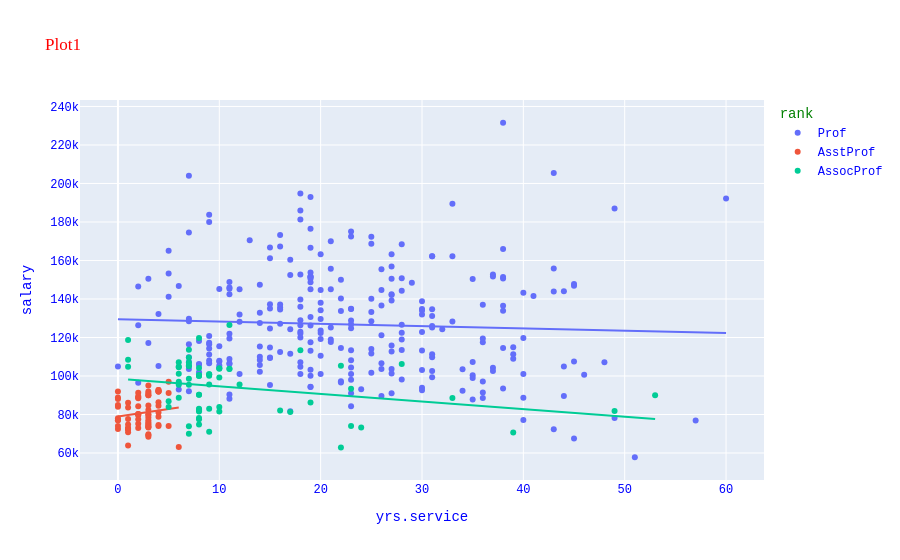

The notebook cell saved with this chart:
### Code cell
px.scatter(
    data, x='yrs.service', y='salary', facet_col="rank", color='discipline',trendline='ols',title='Plot1')
fig.update_layout(
    font_family="Courier New",
    font_color="blue",
    title_font_family="Times New Roman",
    title_font_color="red",
    legend_title_font_color="green"
)

### Figure 1 — Plotly figure (JSON) as saved in the notebook; plotly's stock layout.template omitted (floating-point values rounded to 4 significant figures; data arrays with more than 128 entries replaced by an {"elided": "..."} marker saying what was removed)
{"data": [{"hovertemplate": "rank=Prof<br>yrs.service=%{x}<br>salary=%{y}<extra></extra>", "legendgroup": "Prof", "marker": {"color": "#636efa", "symbol": "circle"}, "mode": "markers", "name": "Prof", "orientation": "v", "showlegend": true, "type": "scatter", "x": {"elided": "266 int values"}, "xaxis": "x", "y": {"elided": "266 int values"}, "yaxis": "y"}, {"hovertemplate": "<b>OLS trendline</b><br>salary = -119.318 * yrs.service + 129494<br>R<sup>2</sup>=0.002489<br><br>rank=Prof<br>yrs.service=%{x}<br>salary=%{y} <b>(trend)</b><extra></extra>", "legendgroup": "Prof", "marker": {"color": "#636efa", "symbol": "circle"}, "mode": "lines", "name": "Prof", "showlegend": false, "type": "scatter", "x": {"elided": "266 int values"}, "xaxis": "x", "y": {"elided": "266 float values"}, "yaxis": "y"}, {"hovertemplate": "rank=AsstProf<br>yrs.service=%{x}<br>salary=%{y}<extra></extra>", "legendgroup": "AsstProf", "marker": {"color": "#EF553B", "symbol": "circle"}, "mode": "markers", "name": "AsstProf", "orientation": "v", "showlegend": true, "type": "scatter", "x": [3, 2, 1, 0, 3, 0, 2, 2, 2, 0, 4, 1, 3, 3, 2, 3, 3, 1, 2, 2, 2, 5, 0, 1, 1, 3, 0, 2, 1, 3, 4, 3, 4, 0, 0, 2, 3, 0, 5, 3, 4, 4, 4, 2, 3, 1, 3, 6, 3, 2, 3, 1, 4, 3, 0, 5, 4, 0, 3, 4, 3, 1, 4, 1, 3, 3, 4], "xaxis": "x", "y": [79750, 79800, 77700, 78000, 82379, 77000, 79916, 80225, 80225, 77000, 86373, 70768, 74692, 75044, 75243, 68404, 73266, 86100, 84240, 88825, 88400, 97032, 84000, 72500, 72500, 73500, 72500, 73000, 72500, 89942, 92000, 95079, 92000, 92000, 88000, 89516, 89942, 88795, 91227, 92000, 92700, 92000, 92700, 91300, 91000, 63900, 69700, 63100, 69200, 77500, 73800, 73000, 74000, 78500, 85000, 74000, 74500, 74000, 84716, 84500, 80139, 83600, 78785, 74856, 77081, 75996, 81035], "yaxis": "y"}, {"hovertemplate": "<b>OLS trendline</b><br>salary = 779.292 * yrs.service + 78926.6<br>R<sup>2</sup>=0.020336<br><br>rank=AsstProf<br>yrs.service=%{x}<br>salary=%{y} <b>(trend)</b><extra></extra>", "legendgroup": "AsstProf", "marker": {"color": "#EF553B", "symbol": "circle"}, "mode": "lines", "name": "AsstProf", "showlegend": false, "type": "scatter", "x": [0, 0, 0, 0, 0, 0, 0, 0, 0, 0, 1, 1, 1, 1, 1, 1, 1, 1, 1, 1, 2, 2, 2, 2, 2, 2, 2, 2, 2, 2, 2, 2, 3, 3, 3, 3, 3, 3, 3, 3, 3, 3, 3, 3, 3, 3, 3, 3, 3, 3, 3, 3, 4, 4, 4, 4, 4, 4, 4, 4, 4, 4, 4, 5, 5, 5, 6], "xaxis": "x", "y": [78930.0, 78930.0, 78930.0, 78930.0, 78930.0, 78930.0, 78930.0, 78930.0, 78930.0, 78930.0, 79710.0, 79710.0, 79710.0, 79710.0, 79710.0, 79710.0, 79710.0, 79710.0, 79710.0, 79710.0, 80490.0, 80490.0, 80490.0, 80490.0, 80490.0, 80490.0, 80490.0, 80490.0, 80490.0, 80490.0, 80490.0, 80490.0, 81260.0, 81260.0, 81260.0, 81260.0, 81260.0, 81260.0, 81260.0, 81260.0, 81260.0, 81260.0, 81260.0, 81260.0, 81260.0, 81260.0, 81260.0, 81260.0, 81260.0, 81260.0, 81260.0, 81260.0, 82040.0, 82040.0, 82040.0, 82040.0, 82040.0, 82040.0, 82040.0, 82040.0, 82040.0, 82040.0, 82040.0, 82820.0, 82820.0, 82820.0, 83600.0], "yaxis": "y"}, {"hovertemplate": "rank=AssocProf<br>yrs.service=%{x}<br>salary=%{y}<extra></extra>", "legendgroup": "AssocProf", "marker": {"color": "#00cc96", "symbol": "circle"}, "mode": "markers", "name": "AssocProf", "orientation": "v", "showlegend": true, "type": "scatter", "x": [6, 8, 8, 9, 23, 11, 5, 8, 9, 8, 11, 8, 7, 7, 7, 12, 10, 8, 8, 8, 16, 22, 9, 8, 7, 8, 10, 10, 18, 6, 7, 6, 6, 7, 9, 8, 10, 28, 19, 53, 7, 1, 22, 7, 6, 7, 24, 8, 23, 33, 6, 49, 1, 39, 9, 9, 11, 10, 6, 17, 1, 8, 8, 5], "xaxis": "x", "y": [97000, 119800, 74830, 100938, 93418, 103760, 83900, 90215, 100135, 90304, 103613, 100522, 107008, 105128, 105631, 95611, 83850, 82099, 82600, 81500, 82100, 62884, 83001, 77500, 73877, 100102, 81500, 103994, 113341, 95408, 98510, 101210, 105000, 95436, 100944, 100000, 103750, 106300, 86250, 90000, 113600, 118700, 105350, 109650, 107150, 70000, 73300, 83000, 74000, 88600, 88650, 81800, 104800, 70700, 71065, 95642, 126431, 99247, 104542, 81285, 108413, 78182, 104121, 86895], "yaxis": "y"}, {"hovertemplate": "<b>OLS trendline</b><br>salary = -394.694 * yrs.service + 98594.3<br>R<sup>2</sup>=0.083067<br><br>rank=AssocProf<br>yrs.service=%{x}<br>salary=%{y} <b>(trend)</b><extra></extra>", "legendgroup": "AssocProf", "marker": {"color": "#00cc96", "symbol": "circle"}, "mode": "lines", "name": "AssocProf", "showlegend": false, "type": "scatter", "x": [1, 1, 1, 5, 5, 6, 6, 6, 6, 6, 6, 6, 7, 7, 7, 7, 7, 7, 7, 7, 7, 8, 8, 8, 8, 8, 8, 8, 8, 8, 8, 8, 8, 8, 8, 9, 9, 9, 9, 9, 9, 10, 10, 10, 10, 10, 11, 11, 11, 12, 16, 17, 18, 19, 22, 22, 23, 23, 24, 28, 33, 39, 49, 53], "xaxis": "x", "y": [98200.0, 98200.0, 98200.0, 96620.0, 96620.0, 96230.0, 96230.0, 96230.0, 96230.0, 96230.0, 96230.0, 96230.0, 95830.0, 95830.0, 95830.0, 95830.0, 95830.0, 95830.0, 95830.0, 95830.0, 95830.0, 95440.0, 95440.0, 95440.0, 95440.0, 95440.0, 95440.0, 95440.0, 95440.0, 95440.0, 95440.0, 95440.0, 95440.0, 95440.0, 95440.0, 95040.0, 95040.0, 95040.0, 95040.0, 95040.0, 95040.0, 94650.0, 94650.0, 94650.0, 94650.0, 94650.0, 94250.0, 94250.0, 94250.0, 93860.0, 92280.0, 91880.0, 91490.0, 91100.0, 89910.0, 89910.0, 89520.0, 89520.0, 89120.0, 87540.0, 85570.0, 83200.0, 79250.0, 77680.0], "yaxis": "y"}], "layout": {"font": {"color": "blue", "family": "Courier New"}, "legend": {"title": {"font": {"color": "green"}, "text": "rank"}, "tracegroupgap": 0}, "title": {"font": {"color": "red", "family": "Times New Roman"}, "text": "Plot1"}, "xaxis": {"anchor": "y", "domain": [0, 1], "title": {"text": "yrs.service"}}, "yaxis": {"anchor": "x", "domain": [0, 1], "title": {"text": "salary"}}}}
